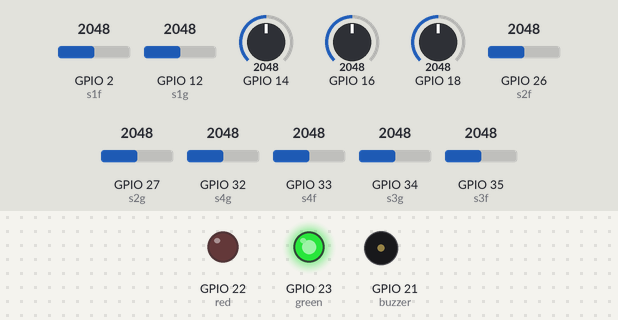
This sketch was run on a simulated ESP32. On the bench: output pins drawn as LEDs (lit = HIGH), buzzer (waves = sounding, pin HIGH). The inputs (shaded band) are chosen by the test bench; at power-on: GPIO 2 (s1f) = 2048, GPIO 12 (s1g) = 2048, GPIO 14 = 2048, GPIO 16 = 2048, GPIO 18 = 2048, GPIO 26 (s2f) = 2048, GPIO 27 (s2g) = 2048, GPIO 32 (s4g) = 2048, GPIO 33 (s4f) = 2048, GPIO 34 (s3g) = 2048, GPIO 35 (s3f) = 2048. WiFi joins after 1.5 s; servers stay silent unless stated; what the sketch prints to the serial monitor is not drawn.

Above: at 0.1 s.
At 2.6 s:
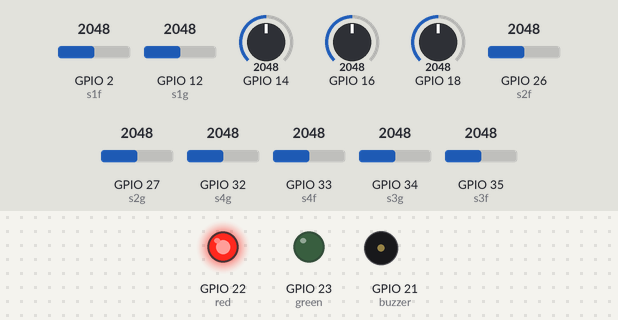
Timing chart, 0 to 4.5 s (numbered marks = the images above):
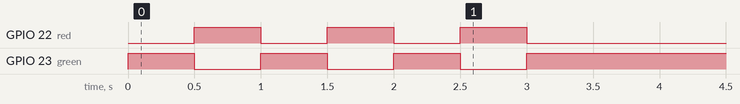

The sketch:

sensorWithFire.ino
```cpp
#include <WiFi.h>
#include <Firebase_ESP_Client.h>
// Provide the token generation process info.
#include "addons/TokenHelper.h"
// Provide the RTDB payload printing info and other helper functions.
#include "addons/RTDBHelper.h"
// Replace with your Wi-Fi credentials
#define WIFI_SSID "test"
#define WIFI_PASSWORD "A12345678"

// Firebase credentials
#define API_KEY "AIzaSyDa-KKJMO8BH9A025HsYBxkHhkp1phrS8E"
#define DATABASE_URL "https://firefighter-3278c-default-rtdb.firebaseio.com/"

// Define Firebase objects
FirebaseData firebaseData;
FirebaseConfig config;
FirebaseAuth auth;
FirebaseJson json;

// Define sensor pins
#define s1g 12  // MQ-135 for Sensor 1
#define s1f 2   // Fire sensor for Sensor 1
#define s2g 27  // MQ-135 for Sensor 2
#define s2f 26  // Fire sensor for Sensor 2
#define s3g 34  // MQ-135 for Sensor 3
#define s3f 35  // Fire sensor for Sensor 3
#define s4g 32  // MQ-135 for Sensor 4
#define s4f 33  // Fire sensor for Sensor 4

// Define output pins
#define green 23  // Green LED pin
#define red 22    // Red LED pin
#define buzzer 21 // Buzzer pin

// Calibration thresholds (will be updated after calibration)
float gasThreshold;
float fireThreshold;
bool detected = false;
bool type = false;
// Number of samples for calibration
const int numSamples = 10;

// Initial gas readings for calibration
int gasInit[4] = {0, 0, 0, 0};


// Function to trigger fire alarm with a siren sound
void FireAlarm() {
  digitalWrite(red, HIGH); // Turn on red LED

  // Create a rising and falling siren sound
  for (int i = 0; i < 5; i++) {
    for (int frequency = 800; frequency <= 1200; frequency += 10) {
      tone(buzzer, frequency, 50);
      delay(50);
    }
    for (int frequency = 1200; frequency >= 800; frequency -= 10) {
      tone(buzzer, frequency, 50);
      delay(50);
    }
  }
  digitalWrite(red, LOW); // Turn off the red LED after the siren cycle
}

// Function to calibrate sensors
void calibrateSensors() {
  Serial.println("Calibrating sensors...");
  float gasSum[4] = {0, 0, 0, 0};

  for (int i = 0; i < numSamples; i++) {
    for (int j = 0; j < 4; j++) {
      gasSum[j] += analogRead(s1g + j * 2); // Reads s1g, s2g, s3g, s4g
    }
    delay(200); // Stabilization delay between readings
  }

  // Calculate initial readings for calibration
  for (int i = 0; i < 4; i++) {
    gasInit[i] = gasSum[i] / numSamples;
  }

  Serial.println("Calibration complete.");
  for (int i = 0; i < 4; i++) {
    Serial.print("Gas Init for Sensor ");
    Serial.print(i + 1);
    Serial.print(": ");
    Serial.println(gasInit[i]);
  }
}

// Function for LED start-up sequence
void startLed() {
  Serial.println("LED Start Sequence");
  for (int i = 0; i < 3; i++) {
    digitalWrite(green, HIGH);
    digitalWrite(red, LOW);
    delay(500);
    digitalWrite(green, LOW);
    digitalWrite(red, HIGH);
    delay(500);
  }
  digitalWrite(green, HIGH);
  digitalWrite(red, LOW);
  delay(1000);
}
// Function to update Firebase with sensor values
void updateFirebase(bool is_fire, bool typeVal) {
  String type = "";
  if(typeVal == true){
    type = "Type 01";
  }
  if(typeVal == false){
    type = "Type 02";
  }
 if(Firebase.ready()){
  if (Firebase.RTDB.setBool(&firebaseData, "is_fire_detected",is_fire)){
          Serial.println(F("PASSED"));

        } else {
          Serial.println(F("FAILED"));

        }

  if (Firebase.RTDB.setString(&firebaseData, "fire_type",type)){
          Serial.println(F("PASSED"));

        } else {
          Serial.println(F("FAILED"));

        }
 }

  // Create JSON structure for sensor values
//  for (int i = 0; i < 4; i++) {
//    String gasKey = "sensor/s" + String(i + 1) ;
//    String fireKey = "sensor/s" + String(i + 1) ;
//    json.set(gasKey.c_str(), gasValues[i]);
//    json.set(fireKey.c_str(), fireValues[i]);
//  }
//
//  // Send data to Firebase
//  if (Firebase.updateNode(firebaseData, "/sensorReadings", json)) {
//    Serial.println("Data sent to Firebase successfully.");
//  } else {
//    Serial.print("Failed to send data to Firebase: ");
//    Serial.println(firebaseData.errorReason());
//  }
}

// Function to check both sensors for fire or gas and activate buzzer if needed
void checkSensors(int gasValue, int fireValue, int id) {
  int gasDifference = gasValue - gasInit[id];

  if ((gasDifference >= 800 && gasDifference < 1200 || fireValue < 250) ||
      (gasDifference >= 800 && gasDifference < 1200)) {
    Serial.println("Warning! Type 1 Fire and dangerous gas detected!");
    detected = true;
    type = true;
    updateFirebase(detected, type);
    FireAlarm();
    delay(3000);
  }
  else if ((gasDifference >= 1500 && gasDifference < 2500 || fireValue < 250) ||
           (gasDifference >= 1500 && gasDifference < 2500)) {
    Serial.println("Warning! Type 2 Fire and dangerous gas detected!");
    detected = true;
    type = false;
    updateFirebase(detected, type);
    FireAlarm();
    delay(3000);
  }
  else {
    Serial.println("No fire detected.");
    digitalWrite(red, LOW); // Turn off the red LED
    detected = false;
    updateFirebase(detected, type);
    delay(3000);
  }
}

// Function to print sensor values
void printSensorValues(int sensorID, int gasValue, int fireValue) {
  Serial.print("Sensor ");
  Serial.print(sensorID);
  Serial.print(" Gas: ");
  Serial.print(gasValue);
  Serial.print(" Fire: ");
  Serial.println(fireValue);
}


void setup() {
  Serial.begin(115200);

  // Setup sensor pins
  pinMode(s1g, INPUT);
  pinMode(s2g, INPUT);
  pinMode(s3g, INPUT);
  pinMode(s4g, INPUT);
  pinMode(s1f, INPUT);
  pinMode(s2f, INPUT);
  pinMode(s3f, INPUT);
  pinMode(s4f, INPUT);

  // Setup LED and buzzer pins
  pinMode(green, OUTPUT);
  pinMode(red, OUTPUT);
  pinMode(buzzer, OUTPUT);

  // Start-up LED sequence and calibrate sensors
  startLed();
  calibrateSensors();

  // Connect to Wi-Fi
  WiFi.begin(WIFI_SSID, WIFI_PASSWORD);
  Serial.print("Connecting to Wi-Fi...");
  while (WiFi.status() != WL_CONNECTED) {
    delay(500);
    Serial.print(".");
  }
  Serial.println("Connected!");
  config.api_key = API_KEY;
  config.database_url = DATABASE_URL;
  // Initialize Firebase
  config.token_status_callback = tokenStatusCallback;
  Firebase.begin(&config, &auth);
  Firebase.reconnectWiFi(true);
  delay(3000);
}

void loop() {
  // Read sensor values
  int GsensorValue[4] = {
    analogRead(s1g),
    analogRead(s2g),
    analogRead(s3g),
    analogRead(s4g)
  };

  int FsensorValue[4] = {
    analogRead(s1f),
    analogRead(s2f),
    analogRead(s3f),
    analogRead(s4f)
  };

  // Print sensor readings and check for fire or gas detection
  Serial.println("Sensor Readings:");
  for (int i = 0; i < 4; i++) {
    printSensorValues(i + 1, GsensorValue[i], FsensorValue[i]);
    checkSensors(GsensorValue[i], FsensorValue[i], i);
  }

  // Update Firebase with sensor values


  delay(500); // Wait 500ms before the next reading
}
```
